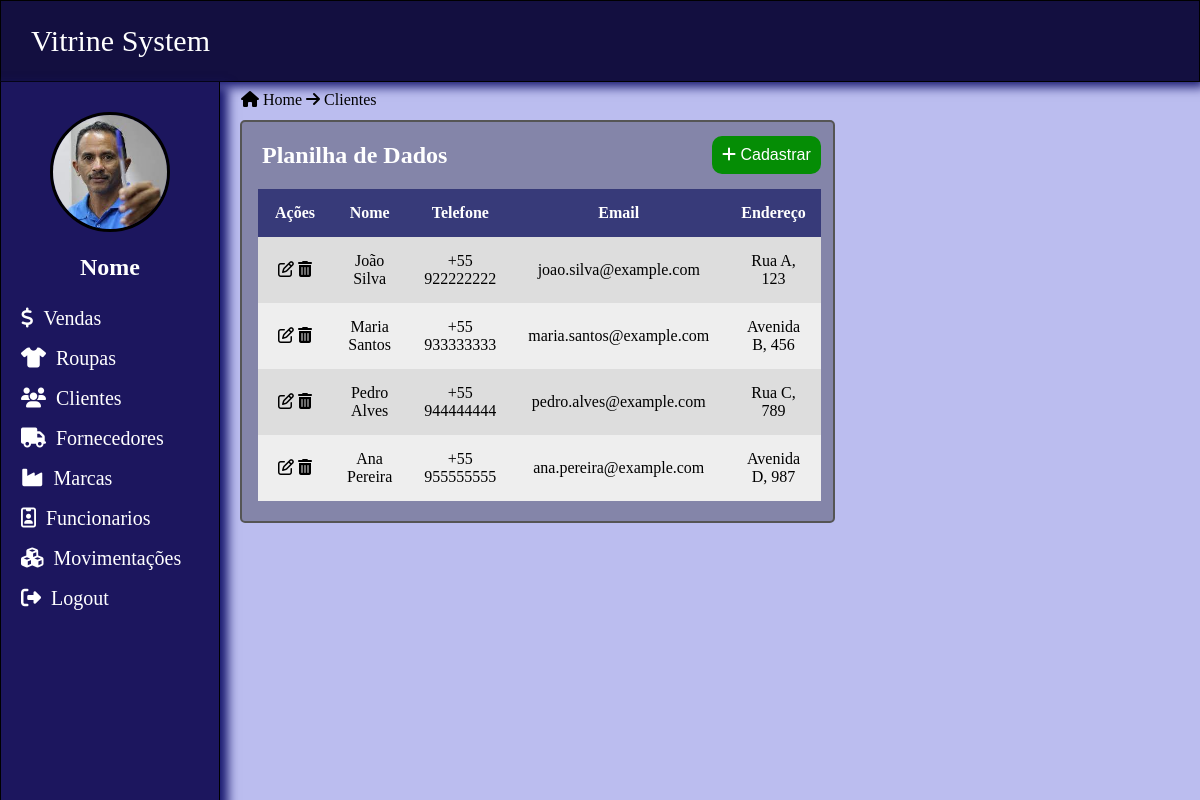
Page /clientespage.php on the committed database.
### tables this page shows
CREATE TABLE IF NOT EXISTS `clientes` (
  `ID_Cliente` int(11) NOT NULL AUTO_INCREMENT,
  `Nome` varchar(100) NOT NULL,
  `Telefone` varchar(20) NOT NULL,
  `Email` varchar(100) NOT NULL,
  `Endereco` varchar(100) NOT NULL,
  `ID_TipoUsuario` int(11) NOT NULL,
  PRIMARY KEY (`ID_Cliente`),
  KEY `ID_TipoUsuario` (`ID_TipoUsuario`),
  CONSTRAINT `clientes_ibfk_1` FOREIGN KEY (`ID_TipoUsuario`) REFERENCES `tipousuario` (`ID_TipoUsuario`)
);

### clientespage.php (the view, shortened to what this page needs)
<?php
include("conexao.php");
$consulta = "SELECT `Nome`,`Telefone`,`Email`,`Endereco` FROM `clientes`";
$con = $mysqli->query($consulta) or die($mysqli->error);
?>
<!DOCTYPE html>
<html lang="pt-br">
<head>
    <link rel="stylesheet" type="text/css" href="Css/style.css">
    <link rel="stylesheet" type="text/css" href="css/clientes.css">
    <link rel="stylesheet" href="https://cdnjs.cloudflare.com/ajax/libs/font-awesome/4.7.0/css/font-awesome.min.css">
</head>
<body>
    <nav>
        <a href="homepage.php"><label>Vitrine System</label></a>
    </nav>
    <div class="side-menu">
        <center>
            <img src="images/bluepen.jpg">
            <br><br>
            <h2>Nome</h2>
        </center>
        <br>
        <a href="vendaspage.php"><i class="fa fa-usd" aria-hidden="true"></i><span>Vendas</span></a>
        <a href="roupaspage.php"><i class="fas fa-tshirt" aria-hidden="true"></i><span>Roupas</span></a>
        <a href="clientespage.php"><i class="fa fa-users" aria-hidden="true"></i><span>Clientes</span></a>
        <a href="fornecedorespage.php"><i class="fa fa-truck" aria-hidden="true"></i><span>Fornecedores</span></a>
        <a href="marcaspage.php"><i class="fa fa-industry" aria-hidden="true"></i><span>Marcas</span></a>
        <a href="funcionariospage.php"><i class="fa fa-id-badge" aria-hidden="true"></i><span>Funcionarios</span></a>
        <a href="movimentacaopage.php"><i class="fa fa-cubes" aria-hidden="true"></i><span>Movimentações</span></a>
        <a href="loginpage.php"><i class="fas fa-sign-out-alt" aria-hidden="true"></i><span>Logout</span></a>
    </div>
    <div class="content2">
		<section>
			<div class="container2">
			<p><a href="homepage.php" ><i class="fa fa-home" aria-hidden="true"></a></i> Home <i class="fa fa-arrow-right" aria-hidden="true"></i> Clientes</p>
			</div>
		</section>
	</div>
    <div class="content">
		<section>
		<div class="container">
            <button class="botao-cadastro"><i class="fa fa-plus" aria-hidden="true"></i> Cadastrar</button>
                <div class="card">
                    <h2>Planilha de Dados</h2>
                    <table class="table">
                        <tr>
                            <th>Ações</th>
                            <th>Nome</th>
                            <th>Telefone</th>
                            <th>Email</th>
                            <th>Endereço</th>
                        </tr>
                        <?php while($dado = $con->fetch_array()) { ?>
                        <tr>
                            <td>
                            <a href="#"><i class="fa fa-pencil-square-o" aria-hidden="true"></i></a>
                            <a href="#"><i class="fa fa-trash" aria-hidden="true"></i></a>
                            </td>
                            <td><?php echo $dado["Nome"]; ?></td>
                            <td><?php echo $dado["Telefone"]; ?></td>
                            <td class="telefone"><?php echo $dado["Email"]; ?></td>
                            <td><?php echo $dado["Endereco"]; ?></td>
                        </tr>
                        <?php } ?>
                    </table>
                </div>
		</div>
		</section>
	</div>
</body>
</html>

### css/style.css (style rules this page uses)
* { padding: 0; margin:0; text-decoration: none; list-style: none; box-sizing: border-box; }
body { background: #bbbdef; }
.content2 { margin-left: 220px; padding: 20px; text-align: center; }
.container2 { padding: 1px; height: 200px; position: absolute; top: 90px; left: 240px; display: inline-block; text-align: left; margin: 0 auto; }
.container2 a { color: black; }
nav { background: #130f40; line-height: 10%; position: fixed; width: 100%; border: 1px solid black; border-style: groove; box-shadow: 2px 2px 10px 3px rgba(25, 25, 112, 30); }
label { line-height: 80px; font-size: 30px; color: white; font-weight: 200; margin-left: 30px; cursor: pointer; }
.side-menu { position: fixed; background: #1c165e; width: 220px; height: 100%; margin-top: 82px; border: 0.5px solid black; border-style: none groove groove groove; box-shadow: 2px 10px 10px 6px rgba(25, 25, 112, 30); }
.side-menu center img { height: 120px; width: 120px; border-radius: 50%; margin-top: 30px; border: 3px solid black; background: white; }
.side-menu center h2 { color: white; }
.side-menu a { display: block; line-height: 38px; transition: 0.5s; color: white; }
.side-menu span { font-size: 20px; margin-left: 10px; color: white; }
.side-menu i { font-size: 20px; margin-left: 20px; color: white; }

### css/clientes.css (style rules this page uses)
.content { margin-left: 220px; padding: 20px; text-align: center; }
.container { border: 2px none; border-radius: 5px; padding: 20px; position: fixed; top: 50px; left: 220px; display: inline-block; text-align: left; margin: 0 auto; }
button { position: absolute; left: 492px; top: 86px; }
.botao-cadastro { background-color: rgb(5, 141, 5); color: white; padding: 10px 10px; border: none; border-radius: 10px; font-size: 16px; cursor: pointer; }
.card { background-color: #8485a9; color: #ffffff; border: 2px solid #555555; border-radius: 5px; padding: 20px; width: 595px; margin: 0 auto; margin-top: 50px; }
table { width: 50%; border-collapse: collapse; margin-top: 20px; border-radius: 5px; position: relative; right: 4px; }
.table a { color: black; }
th, td { padding: 15px 15px 15px 17px; width: 1px; text-align: center; }
th { background-color: #373a79; color: #ffffff; }
td { background-color: #eeeeee; color: black; }
tr:nth-child(even) td { background-color: #dddddd; }

### rows in the picture
clientes: Nome "João Silva", Telefone "+55 922222222", Email "joao.silva@example.com", Endereco "Rua A, 123"
clientes: Nome "Maria Santos", Telefone "+55 933333333", Email "maria.santos@example.com", Endereco "Avenida B, 456"
clientes: Nome "Pedro Alves", Telefone "+55 944444444", Email "pedro.alves@example.com", Endereco "Rua C, 789"
clientes: Nome "Ana Pereira", Telefone "+55 955555555", Email "ana.pereira@example.com", Endereco "Avenida D, 987"
